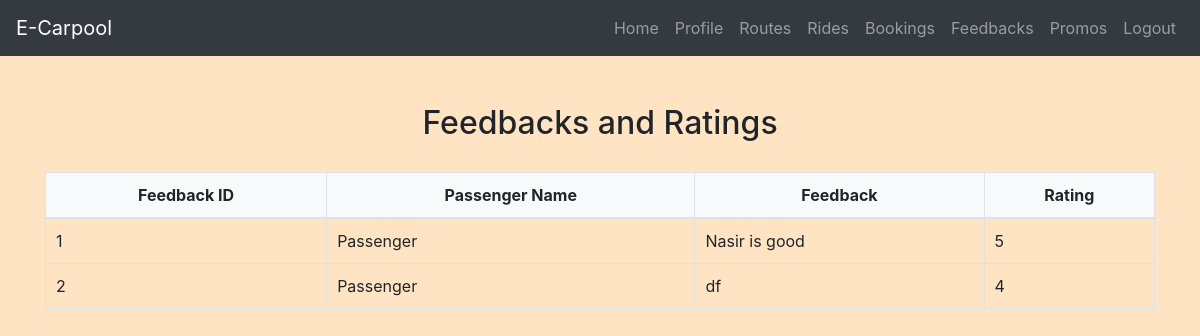
The app's page /driver/view_feedbacks.php (signed in) with its own data.
### tables this page shows
CREATE TABLE `ratings` (
  `RatingID` int(11) NOT NULL,
  `DriverID` int(11) NOT NULL,
  `PassengerID` int(11) NOT NULL,
  `Rating` int(11) NOT NULL,
  `Feedback` text DEFAULT NULL
);

CREATE TABLE `users` (
  `id` int(11) NOT NULL,
  `username` varchar(50) NOT NULL,
  `password` varchar(255) NOT NULL,
  `email` varchar(100) NOT NULL,
  `phone` varchar(20) NOT NULL,
  `age` int(11) DEFAULT NULL,
  `usertype` enum('driver','passenger') NOT NULL DEFAULT 'passenger',
  `full_name` varchar(255) DEFAULT NULL,
  `profile_picture` varchar(255) DEFAULT NULL
);

### driver/view_feedbacks.php (the view, shortened to what this page needs)
<?php
include('config.php');
$DriverID = $_SESSION["id"];
$sql = "SELECT f.RatingID, f.Feedback, f.Rating, u.full_name
        FROM ratings f
        INNER JOIN Users u ON f.PassengerID = u.id
        WHERE f.DriverID = ?";
$stmt = mysqli_prepare($conn, $sql);
mysqli_stmt_bind_param($stmt, "i", $DriverID);
mysqli_stmt_execute($stmt);
mysqli_stmt_bind_result($stmt, $FeedbackID, $Feedback, $Rating, $PassengerName);
$feedbacks = [];
while (mysqli_stmt_fetch($stmt)) {
    $feedbacks[] = [
        "FeedbackID" => $FeedbackID,
        "Feedback" => $Feedback,
        "Rating" => $Rating,
        "PassengerName" => $PassengerName
    ];
}
?>
<!DOCTYPE html>
<html lang="en">
<head>
    <link rel="stylesheet" href="https://maxcdn.bootstrapcdn.com/bootstrap/4.5.2/css/bootstrap.min.css">
    <link rel="stylesheet" href="./css/style.css">
</head>
<body>
<?php include('navbar.php'); ?>
<div class="container mt-5">
    <h2>Feedbacks and Ratings</h2>
    <?php if (empty($feedbacks)): ?>
        <p>No feedbacks found.</p>
    <?php else: ?>
        <table class="table">
            <thead>
                <tr>
                    <th>Feedback ID</th>
                    <th>Passenger Name</th>
                    <th>Feedback</th>
                    <th>Rating</th>
                </tr>
            </thead>
            <tbody>
                <?php foreach ($feedbacks as $feedback): ?>
                    <tr>
                        <td><?php echo $feedback['FeedbackID']; ?></td>
                        <td><?php echo $feedback['PassengerName']; ?></td>
                        <td><?php echo $feedback['Feedback']; ?></td>
                        <td><?php echo $feedback['Rating']; ?></td>
                    </tr>
                <?php endforeach; ?>
            </tbody>
        </table>
    <?php endif; ?>
</div>
</body>
</html>

### driver/css/style.css (style rules this page uses)
body { background-color: bisque; }
h1, h2, h3, h4 { text-align: center; margin-top: 30px; margin-bottom: 30px; }
.table { width: 100%; border-collapse: collapse; margin-top: 20px; }
.table th, .table td { padding: 10px; border: 1px solid #dee2e6; }
.table thead th { background-color: #f8f9fa; font-weight: bold; text-align: center; }
.table tbody td { vertical-align: middle; }

### records on screen
ratings: RatingID "1", PassengerID.full_name "Passenger", Feedback "Nasir is good", Rating "5"
ratings: RatingID "2", PassengerID.full_name "Passenger", Feedback "df", Rating "4"
